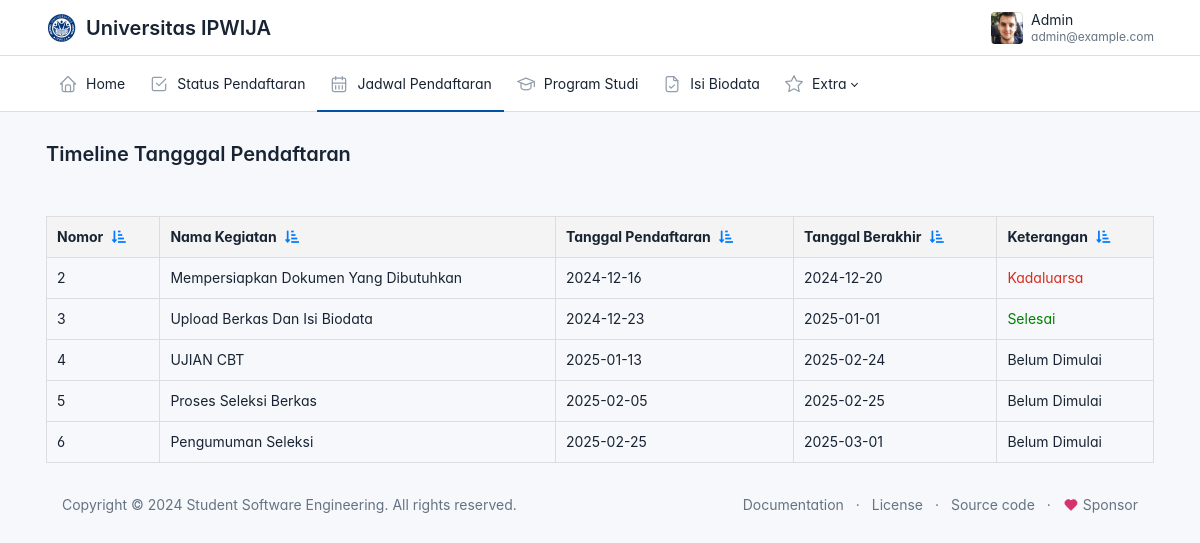
Page /dashboard/menu/tanggal_daftar.php (signed in) on the committed database.
### tables this page shows
CREATE TABLE `tanggal_pendaftaran` (
  `id_tanggal_daftar` int(5) NOT NULL,
  `Nama_Kegiatan` varchar(50) NOT NULL,
  `tanggaL_berakhir` date NOT NULL,
  `tanggal_daftar` date NOT NULL,
  `keterangan` enum('Belum Dimulai','Berlangsung','Selesai','Kadaluarsa') NOT NULL
);

### dashboard/menu/tanggal_daftar.php (the view, shortened to what this page needs)
<?php
include '../../koneksi.php';
$user = $_SESSION['user'];
try {
    $query = "SELECT id_tanggal_daftar, Nama_Kegiatan, tanggal_daftar, tanggaL_berakhir, keterangan FROM tanggal_pendaftaran";
    $stmt = $pdo->prepare($query);
    $stmt->execute();
    $rows = $stmt->fetchAll(PDO::FETCH_ASSOC);
} catch (PDOException $e) {
    die("Query Error: " . $e->getMessage());
}
?>
<!doctype html>
<html lang="en">
  <head>
    <link href="../../assets/css/tabler.min.css?1692870487" rel="stylesheet" />
    <link href="../../assets/css/tabler-flags.min.css?1692870487" rel="stylesheet" />
    <link href="../../assets/css/tabler-payments.min.css?1692870487" rel="stylesheet" />
    <link href="../../assets/css/tabler-vendors.min.css?1692870487" rel="stylesheet" />
    <link href="../../assets/css/demo.min.css?1692870487" rel="stylesheet" />
    <link href="https://cdnjs.cloudflare.com/ajax/libs/font-awesome/5.15.4/css/all.min.css" rel="stylesheet">
  </head>
  <body >
    <div class="page">
      <header class="navbar navbar-expand-md d-print-none" >
        <div class="container-xl">
          <h1 class="navbar-brand navbar-brand-autodark d-none-navbar-horizontal pe-0 pe-md-3">
          <img src="../../assets/img/logo.ico" width="150" height="50" alt="Tabler" class="navbar-brand-image">
          <span>Universitas IPWIJA</span>
          </h1>
          <div class="navbar-nav flex-row order-md-last">
            <div class="d-none d-md-flex">
            </div>
            <div class="nav-item dropdown">
              <a href="#" class="nav-link d-flex lh-1 text-reset p-0" data-bs-toggle="dropdown" aria-label="Open user menu">
                <span class="avatar avatar-sm" style="background-image: url(../static/avatars/000m.jpg)"></span>
                <div class="d-none d-xl-block ps-2">
                  <div><?php echo htmlspecialchars($user['username']); ?></div>
                  <div class="mt-1 small text-secondary"><?php echo htmlspecialchars($user['email']); ?></div>
                </div>
              </a>
            </div>
          </div>
        </div>
      </header>
      <header class="navbar-expand-md">
        <div class="collapse navbar-collapse" id="navbar-menu">
          <div class="navbar">
            <div class="container-xl">
              <ul class="navbar-nav">
                <li class="nav-item ">
                  <a class="nav-link" href="http://localhost/PMB-Projek/dashboard/user.php" >
                    <span class="nav-link-icon d-md-none d-lg-inline-block">
                    </span>
                    <span class="nav-link-title">
                      Home
                    </span>
                  </a>
                </li>
                <li class="nav-item">
                  <a class="nav-link" href="http://localhost/PMB-Projek/dashboard/menu/status_pendaftaran_user.php" >
                    <span class="nav-link-icon d-md-none d-lg-inline-block">
                </span>
                    <span class="nav-link-title">
                      Status Pendaftaran
                    </span>
                  </a>
                </li>
                <li class="nav-item active">
                  <a class="nav-link" href="http://localhost/PMB-Projek/dashboard/menu/tanggal_daftar.php" >
                    <span class="nav-link-icon d-md-none d-lg-inline-block">
                </span>
                    <span class="nav-link-title">
                     Jadwal Pendaftaran
                    </span>
                  </a>
                </li>
                <li class="nav-item ">
                  <a class="nav-link" href="http://localhost/PMB-Projek/dashboard/menu/program_studi.php" >
                    <span class="nav-link-icon d-md-none d-lg-inline-block">
                </span>
                    <span class="nav-link-title">
                      Program Studi
                    </span>
                  </a>
                </li>
                <li class="nav-item">
                  <a class="nav-link" href="http://localhost/PMB-Projek/dashboard/menu/isi_biodata.php" >
                    <span class="nav-link-icon d-md-none d-lg-inline-block">
                </span>
                    <span class="nav-link-title">
                     Isi Biodata
                    </span>
                  </a>
                </li>
                <li class="nav-item dropdown">
                  <a class="nav-link dropdown-toggle" href="#navbar-extra" data-bs-toggle="dropdown" data-bs-auto-close="outside" role="button" aria-expanded="false" >
                    <span class="nav-link-icon d-md-none d-lg-inline-block">
                    </span>
                    <span class="nav-link-title">
                      Extra
                    </span>
                  </a>
                </li>
              </ul>
            </div>
          </div>
        </div>
      </header>
      <div class="page-wrapper">
        <div class="page-header d-print-none">
          <div class="container-xl">
            <div class="row g-2 align-items-center">
              <div class="col">
                <h2 class="page-title">
                 Timeline Tangggal Pendaftaran
                </h2>
              </div>
            </div>
          </div>
        </div>
        <div class="page-body">
  <div class="container-xl">
<table id="data-table">
    <thead>
        <tr>
            <th>
                Nomor
                <i class="fas fa-sort-amount-down-alt filter-icon" onclick="sortTable(0)" title="Urutkan ID"></i>
            </th>
            <th>
                Nama Kegiatan
                <i class="fas fa-sort-amount-down-alt filter-icon" onclick="sortTable(1)" title="Urutkan Nama"></i>
            </th>
            <th>
                Tanggal Pendaftaran
                <i class="fas fa-sort-amount-down-alt filter-icon" onclick="sortTable(1)" title="Urutkan Nama"></i>
            </th>
            <th>
                Tanggal Berakhir
                <i class="fas fa-sort-amount-down-alt filter-icon" onclick="sortTable(1)" title="Urutkan Nama"></i>
            </th>
            <th>
                Keterangan
                <i class="fas fa-sort-amount-down-alt filter-icon" onclick="sortTable(2)" title="Urutkan Akreditasi"></i>
            </th>
        </tr>
    </thead>
    <tbody>
        <?php
        if ($rows) {
            foreach ($rows as $index => $row) {
                $color = "";
                if ($row['keterangan'] == 'Berlangsung') {
                    $color = "style='color: rgba(79, 123, 194);'";
                } elseif ($row['keterangan'] == 'Kadaluarsa') {
                    $color = "style='color: rgba(217, 44, 28);'";
                } elseif ($row['keterangan'] == 'Selesai') {
                    $color = "style='color: green;'";
                } elseif ($row['keterangan'] == 'Belum Dimulai') {
                  $color = "style='color: Dark;'";
              } else {
                $color = "style='color: rgba(43, 41, 41);'";
              }
                echo "<tr>";
                echo "<td>" . $row['id_tanggal_daftar'] . "</td>";
                echo "<td>" . $row['Nama_Kegiatan'] . "</td>";
                echo "<td>" . $row['tanggal_daftar'] . "</td>";
                echo "<td>" . $row['tanggaL_berakhir'] . "</td>";
                echo "<td $color>" . $row['keterangan'] . "</td>";
                echo "</tr>";
            }
        } else {
            echo "<tr><td colspan='5'>Tidak ada data.</td></tr>";
        }
        ?>
    </tbody>
</table>
        <footer class="footer footer-transparent d-print-none">
          <div class="container-xl">
            <div class="row text-center align-items-center flex-row-reverse">
              <div class="col-lg-auto ms-lg-auto">
                <ul class="list-inline list-inline-dots mb-0">
                  <li class="list-inline-item"><a href="https://tabler.io/docs" target="_blank" class="link-secondary" rel="noopener">Documentation</a></li>
                  <li class="list-inline-item"><a href="./license.html" class="link-secondary">License</a></li>
                  <li class="list-inline-item"><a href="https://github.com/tabler/tabler" target="_blank" class="link-secondary" rel="noopener">Source code</a></li>
                  <li class="list-inline-item">
                    <a href="https://github.com/sponsors/codecalm" target="_blank" class="link-secondary" rel="noopener">
                      Sponsor
                    </a>
                  </li>
                </ul>
              </div>
              <div class="col-12 col-lg-auto mt-3 mt-lg-0">
                <ul class="list-inline list-inline-dots mb-0">
                  <li class="list-inline-item">
                    Copyright &copy; 2024
                    <a href="." class="link-secondary">Student Software Engineering</a>.
                    All rights reserved.
                  </li>
                </ul>
              </div>
            </div>
          </div>
        </footer>
      </div>
    </div>
  </body>
</html>

### dashboard/menu/tanggal_daftar.php (style rules this page uses)
:root { --tblr-font-sans-serif: 'Inter Var', -apple-system, BlinkMacSystemFont, San Francisco, Segoe UI, Roboto, Helvetica Neue, sans-serif; }
body { font-feature-settings: "cv03", "cv04", "cv11"; }
table { width: 100%; border-collapse: collapse; margin-top: 20px; display: none; }
table, th, td { border: 1px solid #ddd; }
th, td { padding: 10px; text-align: left; }
th { background-color: #f4f4f4; position: relative; }
.filter-icon { font-size: 14px; color: #007BFF; cursor: pointer; margin-left: 5px; }

### rows in the picture
tanggal_pendaftaran: id_tanggal_daftar "2", Nama_Kegiatan "Mempersiapkan Dokumen Yang Dibutuhkan", tanggal_daftar "2024-12-16", tanggaL_berakhir "2024-12-20", keterangan "Kadaluarsa"
tanggal_pendaftaran: id_tanggal_daftar "3", Nama_Kegiatan "Upload Berkas Dan Isi Biodata", tanggal_daftar "2024-12-23", tanggaL_berakhir "2025-01-01", keterangan "Selesai"
tanggal_pendaftaran: id_tanggal_daftar "4", Nama_Kegiatan "UJIAN CBT", tanggal_daftar "2025-01-13", tanggaL_berakhir "2025-02-24", keterangan "Belum Dimulai"
tanggal_pendaftaran: id_tanggal_daftar "5", Nama_Kegiatan "Proses Seleksi Berkas", tanggal_daftar "2025-02-05", tanggaL_berakhir "2025-02-25", keterangan "Belum Dimulai"
tanggal_pendaftaran: id_tanggal_daftar "6", Nama_Kegiatan "Pengumuman Seleksi", tanggal_daftar "2025-02-25", tanggaL_berakhir "2025-03-01", keterangan "Belum Dimulai"

### other values in the picture
$user['username'] "Admin"
$user['email'] "admin@example.com"
